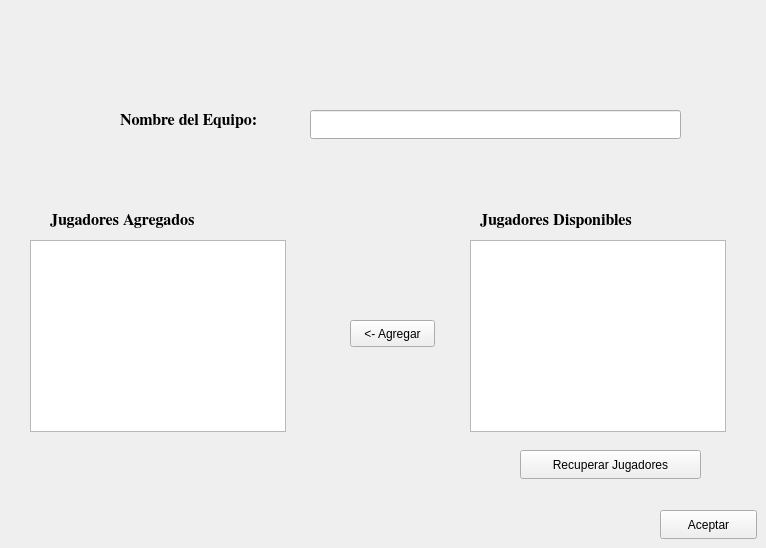
    <widget class="QWidget" name="tabEquipo">
     <attribute name="title">
      <string>Equipos</string>
     </attribute>
     <widget class="QPushButton" name="recuperarJugadores">
      <property name="geometry">
       <rect>
        <x>520</x>
        <y>450</y>
        <width>181</width>
        <height>29</height>
       </rect>
      </property>
      <property name="text">
       <string>Recuperar Jugadores</string>
      </property>
     </widget>
     <widget class="QLabel" name="label_20">
      <property name="geometry">
       <rect>
        <x>50</x>
        <y>210</y>
        <width>201</width>
        <height>21</height>
       </rect>
      </property>
      <property name="font">
       <font>
        <family>FreeSerif</family>
        <pointsize>12</pointsize>
        <weight>75</weight>
        <bold>true</bold>
       </font>
      </property>
      <property name="text">
       <string>Jugadores Agregados</string>
      </property>
     </widget>
     <widget class="QLabel" name="label_21">
      <property name="geometry">
       <rect>
        <x>120</x>
        <y>100</y>
        <width>191</width>
        <height>41</height>
       </rect>
      </property>
      <property name="font">
       <font>
        <family>FreeSerif</family>
        <pointsize>12</pointsize>
        <weight>75</weight>
        <bold>true</bold>
       </font>
      </property>
      <property name="text">
       <string>Nombre del Equipo:</string>
      </property>
      <property name="alignment">
       <set>Qt::AlignLeading|Qt::AlignLeft|Qt::AlignVCenter</set>
      </property>
      <property name="wordWrap">
       <bool>true</bool>
      </property>
     </widget>
     <widget class="QListWidget" name="lista_jugadores_disp">
      <property name="geometry">
       <rect>
        <x>470</x>
        <y>240</y>
        <width>256</width>
        <height>192</height>
       </rect>
      </property>
     </widget>
     <widget class="QPushButton" name="boton_agregar__jug_equipo">
      <property name="geometry">
       <rect>
        <x>350</x>
        <y>320</y>
        <width>85</width>
        <height>27</height>
       </rect>
      </property>
      <property name="text">
       <string>&lt;- Agregar</string>
      </property>
     </widget>
     <widget class="QLabel" name="label_22">
      <property name="geometry">
       <rect>
        <x>480</x>
        <y>210</y>
        <width>201</width>
        <height>21</height>
       </rect>
      </property>
      <property name="font">
       <font>
        <family>FreeSerif</family>
        <pointsize>12</pointsize>
        <weight>75</weight>
        <bold>true</bold>
       </font>
      </property>
      <property name="text">
       <string>Jugadores Disponibles</string>
      </property>
     </widget>
     <widget class="QLineEdit" name="texto_nom_equipo">
      <property name="geometry">
       <rect>
        <x>310</x>
        <y>110</y>
        <width>371</width>
        <height>29</height>
       </rect>
      </property>
     </widget>
     <widget class="QPushButton" name="boton_equipo_aceptar">
      <property name="geometry">
       <rect>
        <x>660</x>
        <y>510</y>
        <width>97</width>
        <height>29</height>
       </rect>
      </property>
      <property name="text">
       <string>Aceptar</string>
      </property>
     </widget>
     <widget class="QListWidget" name="lista_jugadores_ag">
      <property name="geometry">
       <rect>
        <x>30</x>
        <y>240</y>
        <width>256</width>
        <height>192</height>
       </rect>
      </property>
     </widget>
    </widget>
